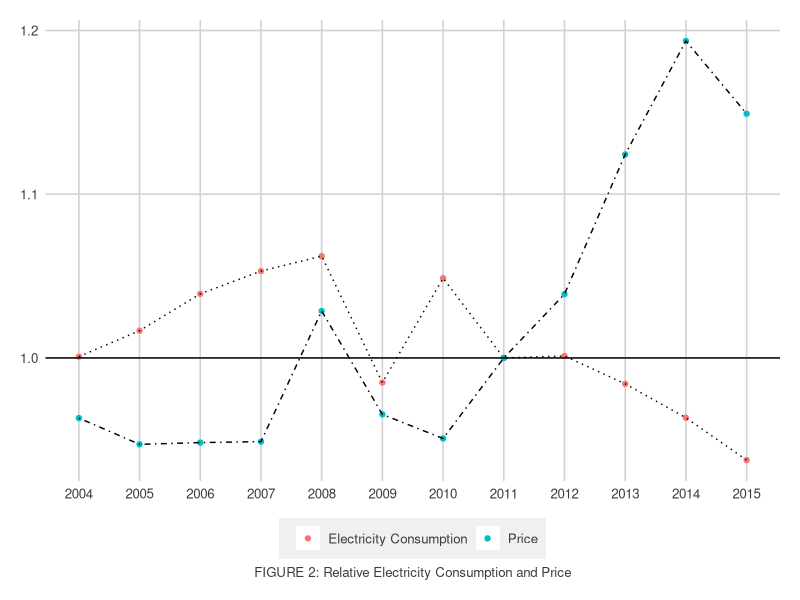

R code for this plot:
#### Preamble ####
# Purpose: Generates Figure 2.
# Date: 14 February 2024
# License: MIT

library(tidyverse)
library(ggthemes)

data <- read_csv("data/analysis_data/consumption.csv")
data

data <- data |>
  select(year, total_energy, price) |>
  group_by(year) |>
  summarise(total_energy = mean(total_energy), price = mean(price))
mean_price_2011 <- 16.92426	
mean_consumption_2011 <- 7163859

data <- data |>
  mutate(
    relative_consumption = total_energy/mean_consumption_2011,
    relative_price = price/mean_price_2011
  )
data |>
  select(year, relative_consumption, relative_price)

plot <- data |>
  ggplot(
    mapping = aes(x = year)
  ) +
  theme_fivethirtyeight() +
  theme(
    plot.background = element_rect(fill = "white"),
    panel.grid = element_line(color = "black"),
    panel.background = element_rect(fill = "white")
  ) +
  scale_x_continuous(breaks = data$year) +
  geom_point(aes(y = relative_consumption, color = "Electricity Consumption")) +
  geom_path(aes(y = relative_consumption), linetype = "dotted") +
  geom_point(aes(y = relative_price, color = "Price")) +
  geom_path(aes(y = relative_price), linetype="dotdash") +
  geom_hline(yintercept = 1)+
  labs(caption = "FIGURE 2: Relative Electricity Consumption and Price", color = "") +
  theme(plot.caption=element_text(hjust=0.5))

ggsave("other/figures/figure2.png", plot)
